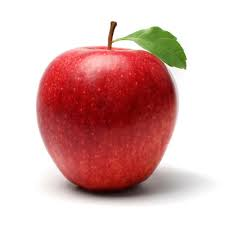
#> input picture images/apple.jpg, 225 x 225 px, found by its file name
$ python basics.py
#> lines starting #> are read from the running program, lines starting #| are printed output that depends on the picture; long printed decimals are rounded
import cv2
import matplotlib as plt
import numpy as np
import math

img = cv2.imread('./images/apple.jpg')
#> img is the input picture: shape (225, 225, 3); mean B, G, R 174.9, 177.1, 218.1

#getting the first two elements of the shape
height, width = img.shape[:2]
#> height = 225; width = 225

#coordinates of centre of image
centre = (width/2, height/2)
#> centre = (112.5, 112.5)

rotate_matrix = cv2.getRotationMatrix2D(center=centre, angle=45, scale=1)

scale = 1
a = 45 #angle in radians
a = math.radians(a)

a1 = math.cos(a) * scale
a2 = math.sin(a) * scale

# Rotation Matrix
R = np.array([[a1,  a2, (1-a1) * centre[0] - a2 * centre[1] ],
              [-a2, a1, a2 * centre[0] + (1-a1) * centre[1] ]],
              dtype=float)

print("R:\n",R)
#| R:
#|  [[  0.7071   0.7071 -46.599]
#|  [ -0.7071   0.7071 112.5       ]]


tx, ty = 50, 50
# Translation Matrix
T = np.array([[0, 0, tx],
              [0, 0, ty]],
              dtype=float)

R = R + T
print("R+T:\n",R)
#| R+T:
#|  [[  0.7071   0.7071   3.401]
#|  [ -0.7071   0.7071 162.5       ]]


print("Original shape: ",img.shape)
#| Original shape:  (225, 225, 3)
print("Transformation matrix:\n", rotate_matrix)
#| Transformation matrix:
#|  [[  0.7071   0.7071 -46.599]
#|  [ -0.7071   0.7071 112.5       ]]

# Apply Rotation
rotate_img = cv2.warpAffine(src=img, M=R, dsize=(width,height))
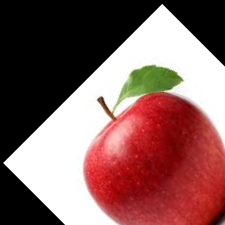
#> rotate_img: shape (225, 225, 3); mean B, G, R 94.2, 96.3, 134
# Apply Translation
# rotate_img = cv2.warpAffine(src=rotate_img, M=T, dsize=(width,height))


print("New shape: ",rotate_img.shape)
#| New shape:  (225, 225, 3)

cv2.imshow("Original Image", img)
cv2.imshow("Rotated Image", rotate_img)
cv2.waitKey(0)

$ run again, with images/10.jpg copied over images/apple.jpg
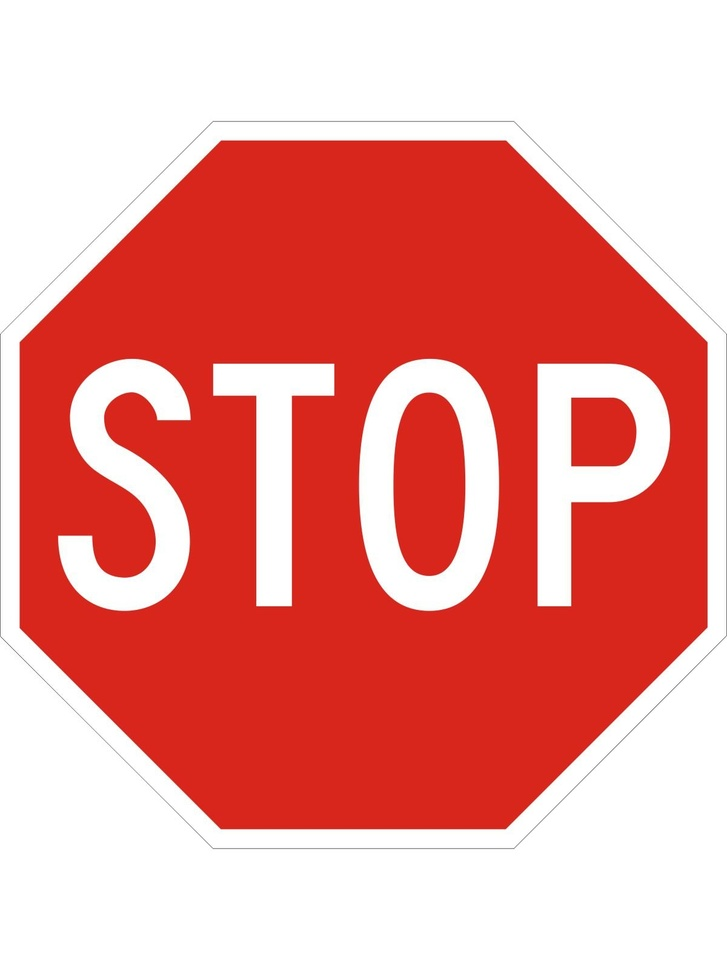
#> input picture images/10.jpg, 727 x 970 px, shrunk from 1200 x 1600 before the run, found by its file name
#> img is the input picture: shape (970, 727, 3); mean B, G, R 147.9, 152.6, 235.8
#| R:
#|  [[   0.7071    0.7071 -236.480]
#|  [  -0.7071    0.7071  399.087]]
#| R+T:
#|  [[   0.7071    0.7071 -186.480]
#|  [  -0.7071    0.7071  449.087]]
#| Original shape:  (970, 727, 3)
#| Transformation matrix:
#|  [[   0.7071    0.7071 -236.480]
#|  [  -0.7071    0.7071  399.087]]
#> `rotate_img = cv2.warpAffine(src=img, M=R, dsize=(width,height))`:
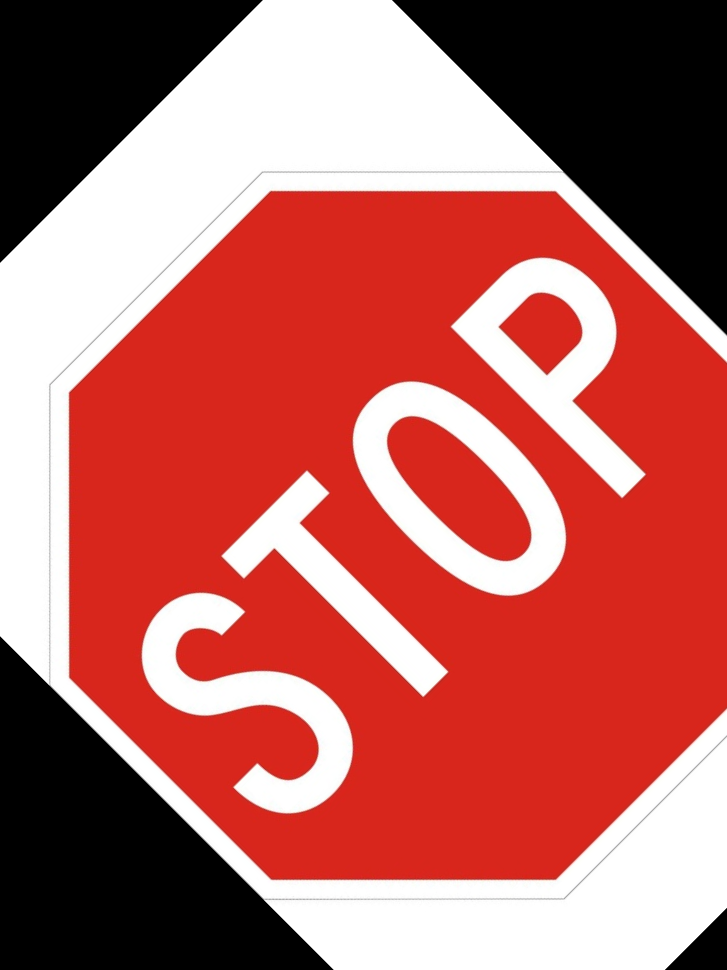
#> rotate_img: shape (970, 727, 3); mean B, G, R 97.4, 102, 182.7
#| New shape:  (970, 727, 3)

$ run again, with images/9.jpg copied over images/apple.jpg
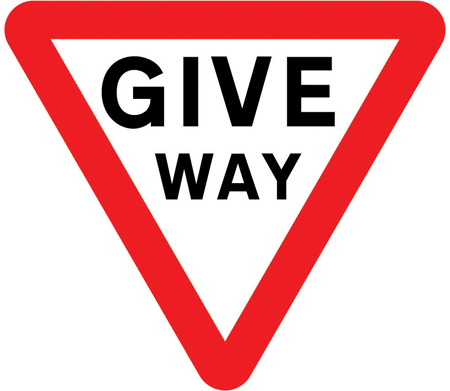
#> input picture images/9.jpg, 450 x 391 px, found by its file name
#> img is the input picture: shape (391, 450, 3); mean B, G, R 180, 178.6, 233.9
#| R:
#|  [[  0.7071   0.7071 -72.338]
#|  [ -0.7071   0.7071 216.360]]
#| R+T:
#|  [[  0.7071   0.7071 -22.338]
#|  [ -0.7071   0.7071 266.360]]
#| Original shape:  (391, 450, 3)
#| Transformation matrix:
#|  [[  0.7071   0.7071 -72.338]
#|  [ -0.7071   0.7071 216.360]]
#> `rotate_img = cv2.warpAffine(src=img, M=R, dsize=(width,height))`:
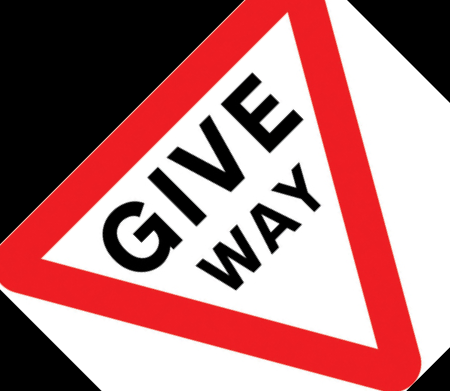
#> rotate_img: shape (391, 450, 3); mean B, G, R 122.8, 121.6, 174.4
#| New shape:  (391, 450, 3)

$ run again, with images/jordan.jpg copied over images/apple.jpg
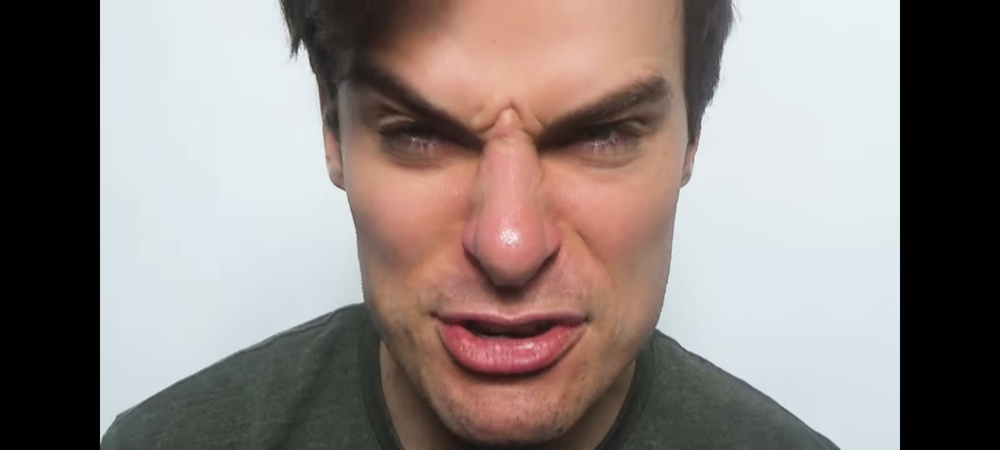
#> input picture images/jordan.jpg, 1000 x 450 px, shrunk from 2400 x 1080 before the run, found by its file name
#> img is the input picture: shape (450, 1000, 3); mean B, G, R 126.5, 130.1, 139.9
#| R:
#|  [[  0.7071   0.7071 -12.652]
#|  [ -0.7071   0.7071 419.454]]
#| R+T:
#|  [[  0.7071   0.7071  37.348]
#|  [ -0.7071   0.7071 469.454]]
#| Original shape:  (450, 1000, 3)
#| Transformation matrix:
#|  [[  0.7071   0.7071 -12.652]
#|  [ -0.7071   0.7071 419.454]]
#> `rotate_img = cv2.warpAffine(src=img, M=R, dsize=(width,height))`:
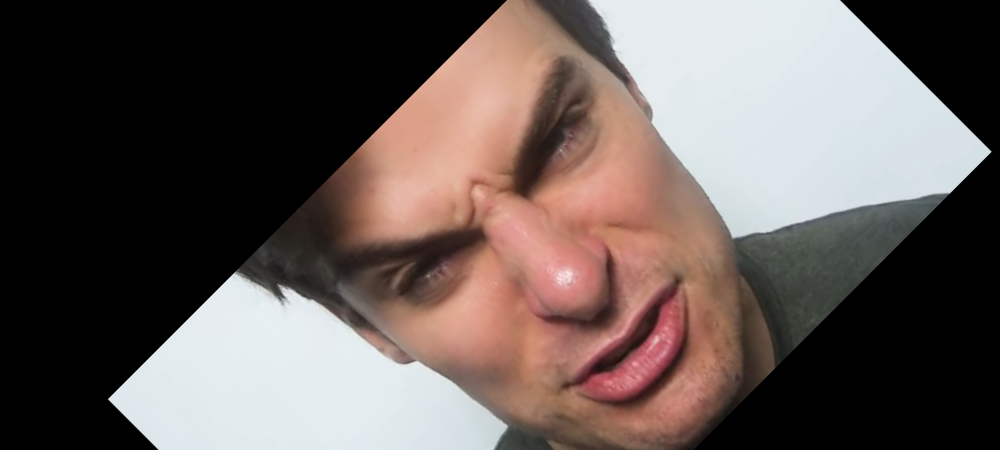
#> rotate_img: shape (450, 1000, 3); mean B, G, R 86.8, 90.6, 102
#| New shape:  (450, 1000, 3)
